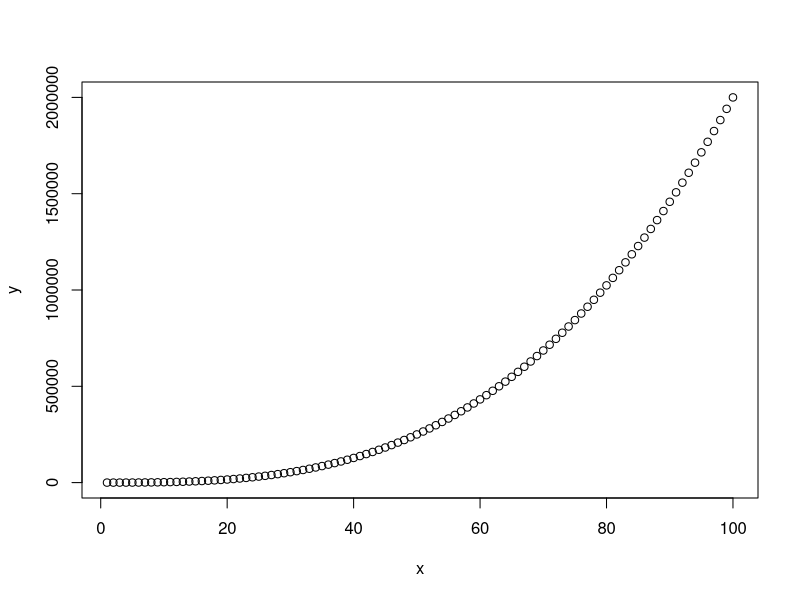
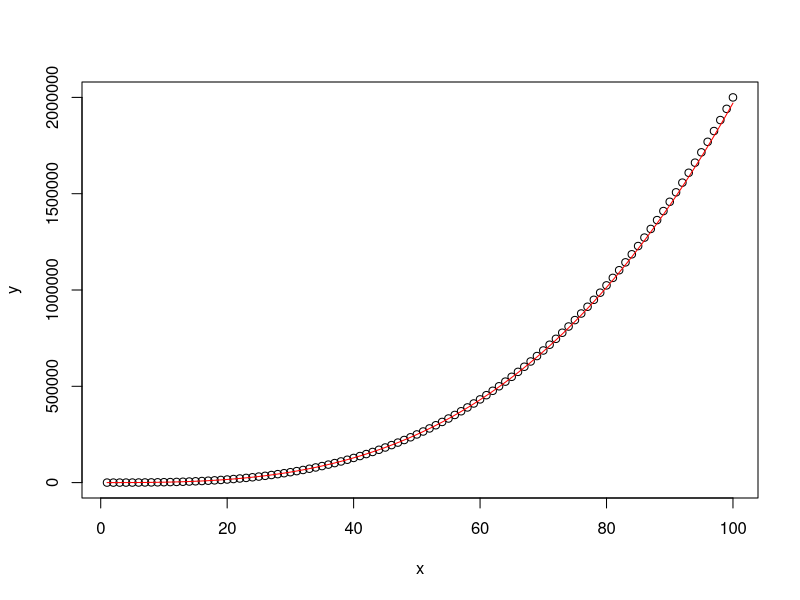
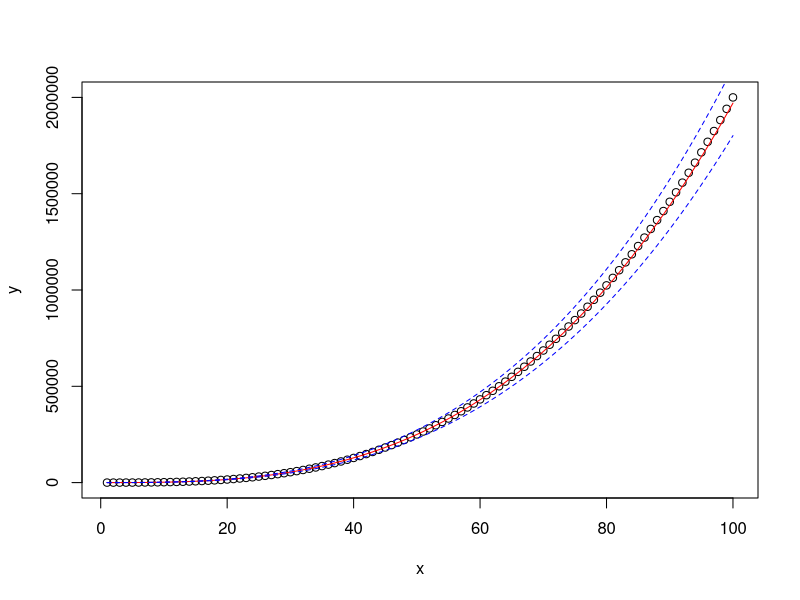

Generate these figures, in order, with R:
## ---- chunk 1
# Simulate data
x <- seq(1, 100, 1)
y <- 2 * x^3 + rnorm(100)
## ---- chunk 2
# Create scatterplot
plot(x, y)
## ---- chunk 3
# Transform data
log_y <- log(y)
log_x <- log(x)
## ---- chunk 4
# Fit power regression model
model <- lm(log_y ~ log_x)
## ---- chunk 5
# Summarize model results
summary(model)
## ---- chunk 6
# Predict fitted values
fitted_values <- predict(model, newdata = data.frame(x = x),
                        interval = "prediction",
                        level = 0.95)

# Add fitted model to scatterplot
plot(x, y)
lines(x, exp(fitted_values[, 1]), col = "red")
## ---- chunk 7
# Add fitted model to scatterplot
plot(x, y)
lines(x, exp(fitted_values[, 1]), col = "red")

# Add prediction intervals to scatterplot
lines(x, exp(fitted_values[, 2]), col = "blue", lty = 2)
lines(x, exp(fitted_values[, 3]), col = "blue", lty = 2)
